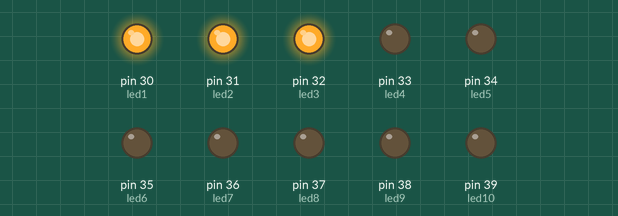
Simulated run of this sketch. Board: Arduino Mega 2560, built with avr-gcc and run on an emulated ATmega2560. On the bench: output pins drawn as LEDs (lit = HIGH).

Above: at 0.02 s.
At 0.72 s:
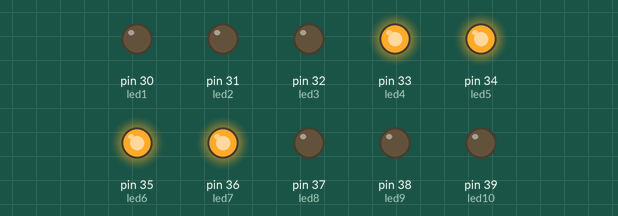
At 1.42 s:
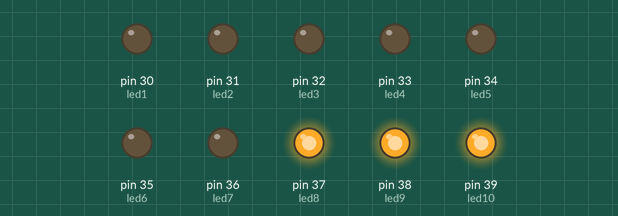
At 2.87 s:
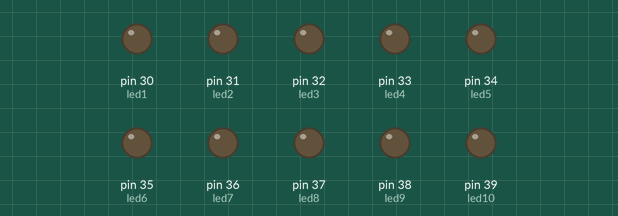
Timing chart, 0 to 3.2 s (numbered marks = the images above):
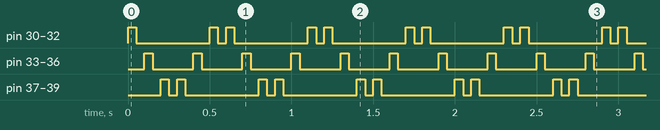

Measured:
- by itself, pin 30 (led1), pin 31 (led2), pin 32 (led3): repeats every 0.60 s: LOW 0.45 s, HIGH 0.05 s, LOW 0.05 s, HIGH 0.05 s
- by itself, pin 33 (led4), pin 34 (led5), pin 35 (led6), pin 36 (led7): alternates HIGH for 0.05 s and LOW for 0.25 s
- by itself, pin 37 (led8), pin 38 (led9), pin 39 (led10): repeats every 0.60 s: LOW 0.05 s, HIGH 0.05 s, LOW 0.45 s, HIGH 0.05 s

The sketch:

POLICIA.ino
```cpp
int led1 = 30;
int led2 = 31;
int led3 = 32;
int led4 = 33;
int led5 = 34;
int led6 = 35;
int led7 = 36;
int led8 = 37;
int led9 = 38;
int led10 = 39;
void setup() {
  pinMode(led1,OUTPUT);
  pinMode(led2,OUTPUT);
  pinMode(led3,OUTPUT);
  pinMode(led4,OUTPUT);
  pinMode(led5,OUTPUT);
  pinMode(led6,OUTPUT);
  pinMode(led7,OUTPUT);
  pinMode(led8,OUTPUT);
  pinMode(led9,OUTPUT);
  pinMode(led10,OUTPUT);
}

void loop() {
  digitalWrite(led1,HIGH);
  digitalWrite(led2,HIGH);
  digitalWrite(led3,HIGH);
  delay(50);
  digitalWrite(led1,LOW);
  digitalWrite(led2,LOW);
  digitalWrite(led3,LOW);
  delay(50);
  digitalWrite(led4,HIGH);
  digitalWrite(led5,HIGH);
  digitalWrite(led6,HIGH);
  digitalWrite(led7,HIGH);
  delay(50);
  digitalWrite(led4,LOW);
  digitalWrite(led5,LOW);
  digitalWrite(led6,LOW);
  digitalWrite(led7,LOW);
  delay(50);
  digitalWrite(led8,HIGH);
  digitalWrite(led9,HIGH);
  digitalWrite(led10,HIGH);
  delay(50);
  digitalWrite(led8,LOW);
  digitalWrite(led9,LOW);
  digitalWrite(led10,LOW);
  delay(50);
  digitalWrite(led10,HIGH);
  digitalWrite(led9,HIGH);
  digitalWrite(led8,HIGH);
  delay(50);
  digitalWrite(led10,LOW);
  digitalWrite(led9,LOW);
  digitalWrite(led8,LOW);
  delay(50);
  digitalWrite(led7,HIGH);
  digitalWrite(led6,HIGH);
  digitalWrite(led5,HIGH);
  digitalWrite(led4,HIGH);
  delay(50);
  digitalWrite(led7,LOW);
  digitalWrite(led6,LOW);
  digitalWrite(led5,LOW);
  digitalWrite(led4,LOW);
  delay(50);
  digitalWrite(led3,HIGH);
  digitalWrite(led2,HIGH);
  digitalWrite(led1,HIGH);
  delay(50);
  digitalWrite(led3,LOW);
  digitalWrite(led2,LOW);
  digitalWrite(led1,LOW);
  delay(50);
}
```
